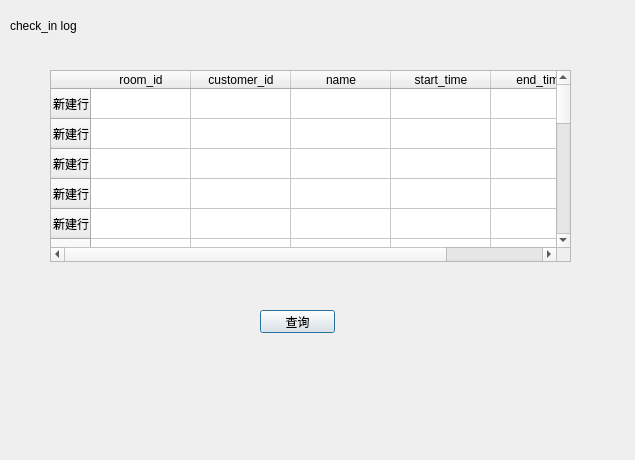
<?xml version="1.0" encoding="UTF-8"?>
<ui version="4.0">
 <class>logtableb</class>
 <widget class="QDialog" name="logtableb">
  <property name="geometry">
   <rect>
    <x>0</x>
    <y>0</y>
    <width>635</width>
    <height>460</height>
   </rect>
  </property>
  <property name="windowTitle">
   <string>Dialog</string>
  </property>
  <widget class="QLabel" name="label">
   <property name="geometry">
    <rect>
     <x>10</x>
     <y>0</y>
     <width>91</width>
     <height>51</height>
    </rect>
   </property>
   <property name="text">
    <string>check_in log</string>
   </property>
  </widget>
  <widget class="QTableWidget" name="tableWidget">
   <property name="geometry">
    <rect>
     <x>50</x>
     <y>70</y>
     <width>521</width>
     <height>192</height>
    </rect>
   </property>
   <row>
    <property name="text">
     <string>新建行</string>
    </property>
   </row>
   <row>
    <property name="text">
     <string>新建行</string>
    </property>
   </row>
   <row>
    <property name="text">
     <string>新建行</string>
    </property>
   </row>
   <row>
    <property name="text">
     <string>新建行</string>
    </property>
   </row>
   <row>
    <property name="text">
     <string>新建行</string>
    </property>
   </row>
   <row>
    <property name="text">
     <string>新建行</string>
    </property>
   </row>
   <row>
    <property name="text">
     <string>新建行</string>
    </property>
   </row>
   <row>
    <property name="text">
     <string>新建行</string>
    </property>
   </row>
   <row>
    <property name="text">
     <string>新建行</string>
    </property>
   </row>
   <row>
    <property name="text">
     <string>新建行</string>
    </property>
   </row>
   <row>
    <property name="text">
     <string>新建行</string>
    </property>
   </row>
   <row>
    <property name="text">
     <string>新建行</string>
    </property>
   </row>
   <row>
    <property name="text">
     <string>新建行</string>
    </property>
   </row>
   <row>
    <property name="text">
     <string>新建行</string>
    </property>
   </row>
   <row>
    <property name="text">
     <string>新建行</string>
    </property>
   </row>
   <row>
    <property name="text">
     <string>新建行</string>
    </property>
   </row>
   <row>
    <property name="text">
     <string>新建行</string>
    </property>
   </row>
   <row>
    <property name="text">
     <string>新建行</string>
    </property>
   </row>
   <row>
    <property name="text">
     <string>新建行</string>
    </property>
   </row>
   <column>
    <property name="text">
     <string>room_id</string>
    </property>
   </column>
   <column>
    <property name="text">
     <string>customer_id</string>
    </property>
   </column>
   <column>
    <property name="text">
     <string>name</string>
    </property>
   </column>
   <column>
    <property name="text">
     <string>start_time</string>
    </property>
   </column>
   <column>
    <property name="text">
     <string>end_time</string>
    </property>
   </column>
  </widget>
  <widget class="QPushButton" name="bqueButton">
   <property name="geometry">
    <rect>
     <x>260</x>
     <y>310</y>
     <width>75</width>
     <height>23</height>
    </rect>
   </property>
   <property name="text">
    <string>查询</string>
   </property>
  </widget>
 </widget>
 <resources/>
 <connections/>
</ui>
